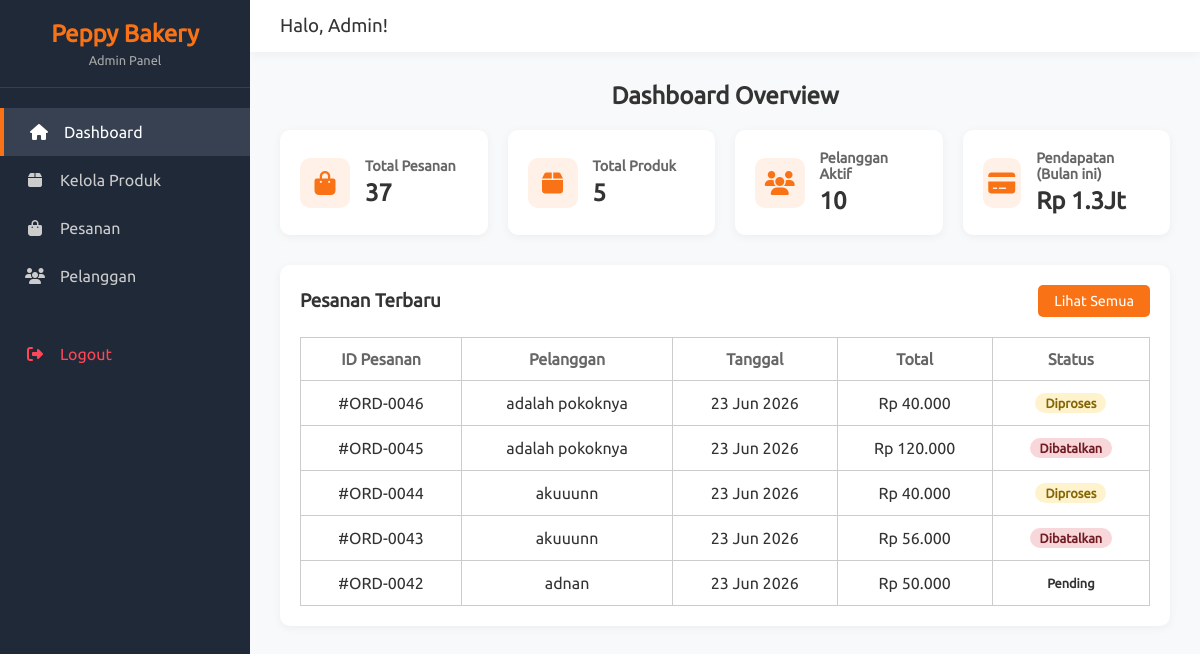
The page /admin/index_admin.php (signed in) on the database its author committed.
### tables this page shows
CREATE TABLE `orders` (
  `id_order` int(11) NOT NULL,
  `id_user` int(11) DEFAULT NULL,
  `tgl_order` datetime DEFAULT current_timestamp(),
  `ttl_harga` decimal(10,2) NOT NULL,
  `status_order` varchar(50) DEFAULT NULL
);

CREATE TABLE `users` (
  `id_user` int(11) NOT NULL,
  `nama` varchar(100) NOT NULL,
  `email` varchar(100) NOT NULL,
  `password` varchar(255) NOT NULL,
  `no_hp` varchar(15) DEFAULT NULL,
  `alamat` text DEFAULT NULL,
  `role` enum('admin','customer') NOT NULL DEFAULT 'customer',
  `created_at` timestamp NOT NULL DEFAULT current_timestamp()
);

### admin/index_admin.php (the view, shortened to what this page needs)
<?php
include 'layouts/admin_header.php';
$pdo = getDB();
$total_orders   = $pdo->query('SELECT COUNT(*) FROM orders')->fetchColumn();
$total_products = $pdo->query('SELECT COUNT(*) FROM products')->fetchColumn();
$total_customers = $pdo->query('SELECT COUNT(*) FROM users WHERE role = "customer"')->fetchColumn();
$revenue_month  = $pdo->query(
    'SELECT COALESCE(SUM(ttl_harga),0) FROM orders
    WHERE MONTH(tgl_order) = MONTH(CURDATE())
    AND YEAR(tgl_order) = YEAR(CURDATE())
    AND status_order != "dibatalkan"'
)->fetchColumn();
$recent = $pdo->query(
    'SELECT o.*, u.nama AS customer_name FROM orders o
    JOIN users u ON u.id_user = o.id_user
    ORDER BY o.tgl_order DESC LIMIT 5'
)->fetchAll();
function fmt_rupiah($n) {
    if ($n >= 1000000) return 'Rp ' . number_format($n / 1000000, 1) . 'Jt';
    return 'Rp ' . number_format($n, 0, ',', '.');
}
?>
<div class="header-place">
    <h2 class="header-dashboard">Dashboard Overview</h2>
</div>
<div class="card-grid">
    <div class="stat-card">
        <div class="stat-icon"><i class="fas fa-shopping-bag"></i></div>
        <div class="stat-info"><h4>Total Pesanan</h4><h2><?= number_format($total_orders) ?></h2></div>
    </div>
    <div class="stat-card">
        <div class="stat-icon"><i class="fas fa-box"></i></div>
        <div class="stat-info"><h4>Total Produk</h4><h2><?= number_format($total_products) ?></h2></div>
    </div>
    <div class="stat-card">
        <div class="stat-icon"><i class="fas fa-users"></i></div>
        <div class="stat-info"><h4>Pelanggan Aktif</h4><h2><?= number_format($total_customers) ?></h2></div>
    </div>
    <div class="stat-card">
        <div class="stat-icon"><i class="fas fa-credit-card"></i></div>
        <div class="stat-info"><h4>Pendapatan (Bulan ini)</h4><h2><?= fmt_rupiah($revenue_month) ?></h2></div>
    </div>
</div>
<div class="table-container">
    <div class="table-header">
        <h3>Pesanan Terbaru</h3>
        <a href="/peppy_bakery/admin/orders_admin.php" class="btn-primary">Lihat Semua</a>
    </div>
    <table>
        <thead>
            <tr>
                <th>ID Pesanan</th>
                <th>Pelanggan</th>
                <th>Tanggal</th>
                <th>Total</th>
                <th>Status</th>
            </tr>
        </thead>
        <tbody>
            <?php
            $sc_map = [
                'pending'    => 'status-pill--warning',
                'diproses'   => 'status-pill--processing',
                'dikirim'    => 'status-pill--shipped',
                'selesai'    => 'status-pill--done',
                'dibatalkan' => 'status-pill--cancelled',
            ];
            $sl_map = [
                'pending'    => 'Pending',
                'diproses'   => 'Diproses',
                'dikirim'    => 'Dikirim',
                'selesai'    => 'Selesai',
                'dibatalkan' => 'Dibatalkan'
            ];
            foreach ($recent as $o):
            ?>
            <tr>
                <td>#ORD-<?= str_pad($o['id_order'], 4, '0', STR_PAD_LEFT) ?></td>
                <td><?= htmlspecialchars($o['customer_name']) ?></td>
                <td><?= date('d M Y', strtotime($o['tgl_order'])) ?></td>
                <td>Rp <?= number_format($o['ttl_harga'], 0, ',', '.') ?></td>
                <td><span class="status-pill <?= $sc_map[$o['status_order']] ?? '' ?>"><?= $sl_map[$o['status_order']] ?? $o['status_order'] ?></span></td>
            </tr>
            <?php endforeach; ?>
        </tbody>
    </table>
</div>
<?php include 'layouts/admin_footer.php'; ?>

### assets/css/admin.css (style rules this page uses)
:root { --admin-bg: #f8f9fa; --admin-sidebar: #1F2937; --admin-sidebar-hover: #374151; --admin-primary: #F97316; --admin-text: #333; --admin-white: #fff; }
* { margin: 0; padding: 0; box-sizing: border-box; font-family: "Ubuntu", sans-serif; }
body { background-color: var(--admin-bg); color: var(--admin-text); display: flex; min-height: 100vh; }
.header-place { display: flex; justify-content: space-around; }
.header-dashboard { margin-bottom: 20px; }
.card-grid { display: grid; grid-template-columns: repeat(auto-fit, minmax(200px, 1fr)); gap: 20px; margin-bottom: 30px; }
.stat-card { background: var(--admin-white); padding: 20px; border-radius: 10px; box-shadow: 0 2px 10px rgba(0, 0, 0, 0.05); display: flex; align-items: center; }
.stat-icon { width: 50px; height: 50px; background: rgba(249, 115, 22, 0.1); color: var(--admin-primary); border-radius: 10px; display: flex; justify-content: center; align-items: center; font-size: 1.5rem; margin-right: 15px; }
.stat-info h4 { color: #666; font-size: 0.9rem; margin-bottom: 5px; }
.stat-info h2 { color: var(--admin-text); }
.table-container { background: var(--admin-white); border-radius: 10px; padding: 20px; box-shadow: 0 2px 10px rgba(0, 0, 0, 0.05); }
.table-header { display: flex; justify-content: space-between; align-items: center; margin-bottom: 20px; }
table { width: 100%; border-collapse: collapse; }
th, td { padding: 12px 15px; text-align: left; border-bottom: 1px solid #eee; }
th { color: #666; font-weight: 600; }
.btn-primary { background: var(--admin-primary); color: white; padding: 8px 16px; border: none; border-radius: 5px; cursor: pointer; text-decoration: none; font-size: 0.9rem; }
thead tr th { text-align: center; }
tbody tr td { text-align: center; }
tr th { border: 1px solid #ccc; }
td { border: 1px solid #ccc; }
.status-pill { display: inline-block; padding: 3px 10px; border-radius: 12px; font-size: 0.8rem; font-weight: 600; }
.status-pill--processing { background: #fff3cd; color: #856404; }
.status-pill--cancelled { background: #f8d7da; color: #721c24; }

### rows shown on the page
orders: id_order "0046", id_user.nama "adalah pokoknya", tgl_order "23 Jun 2026", ttl_harga "40.000", status_order "Diproses"
orders: id_order "0045", id_user.nama "adalah pokoknya", tgl_order "23 Jun 2026", ttl_harga "120.000", status_order "Dibatalkan"
orders: id_order "0044", id_user.nama "akuuunn", tgl_order "23 Jun 2026", ttl_harga "40.000", status_order "Diproses"
orders: id_order "0043", id_user.nama "akuuunn", tgl_order "23 Jun 2026", ttl_harga "56.000", status_order "Dibatalkan"
orders: id_order "0042", id_user.nama "adnan", tgl_order "23 Jun 2026", ttl_harga "50.000", status_order "Pending"

### other values the page prints
$total_orders "37"
$total_products "5"
$total_customers "10"
fmt_rupiah($revenue_month) "Rp 1.3Jt"
